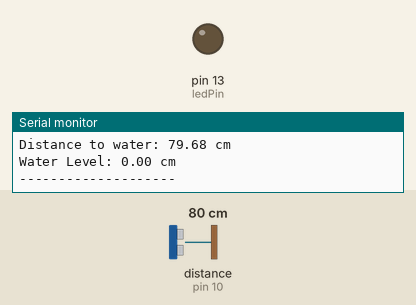
This sketch was run on a simulated Arduino Uno, built with avr-gcc and run on an emulated ATmega328P. Shown: output pins drawn as LEDs (lit = HIGH), the last lines printed to the serial monitor. Wiring (inferred from the names in the program): ultrasonic range finder: trigger pin 9; echo pin 10. The inputs (shaded band) are chosen by the test bench; at power-on: distance to the obstacle (sensor on pin 10) 80 cm. The echo pulse lasts 58.3 µs per cm; pins used as bus, display or sensor lines are not drawn.

Above: at 1.8 s.
1.9 s: distance to the obstacle (sensor on pin 10) set to 7 cm
3.4 s: distance to the obstacle (sensor on pin 10) set to 4 cm
At 4.7 s:
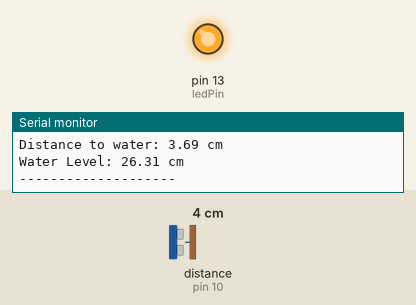
5.5 s: distance to the obstacle (sensor on pin 10) set to 9 cm
At 6.9 s:
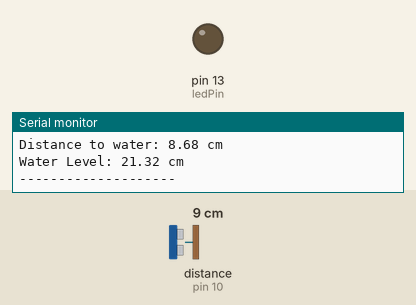
7.5 s: distance to the obstacle (sensor on pin 10) set to 2 cm
At 9.1 s:
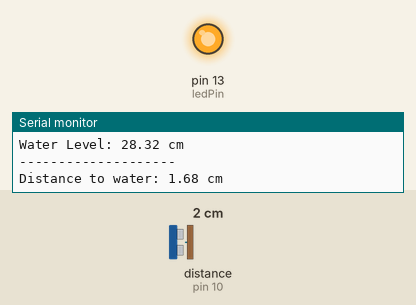
Timing chart, 0 to 10.5 s (numbered marks = the images above; inputs shaded):
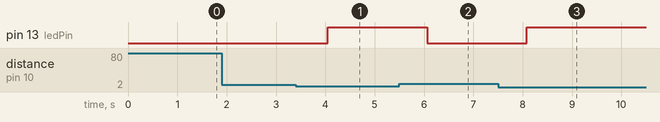

Measured:
- the behaviour switches between 6 and 5 cm on distance to the obstacle (sensor on pin 10) (found by bisection; images 0 and 1)
- after the input at 3.4 s, pin 13 (ledPin): LOW → HIGH after 0.65 s
- after the input at 5.5 s, pin 13 (ledPin): HIGH → LOW after 0.57 s
- after the input at 7.5 s, pin 13 (ledPin): LOW → HIGH after 0.58 s

The sketch:

Water_level_detection.ino
```cpp
const int trigPin = 9;
const int echoPin = 10;
const int ledPin = 13;
const float tankHeight = 30.0;

void setup()
{
  pinMode(trigPin, OUTPUT);
  pinMode(echoPin, INPUT);
  pinMode(ledPin, OUTPUT);

  Serial.begin(9600);
}

void loop()
{
  long duration;
  float distance;
  float waterLevel;


  digitalWrite(trigPin, LOW);
  delayMicroseconds(2);

  digitalWrite(trigPin, HIGH);
  delayMicroseconds(10);
  digitalWrite(trigPin, LOW);


  duration = pulseIn(echoPin, HIGH);


  distance = duration * 0.0343 / 2;

  waterLevel = tankHeight - distance;

  if (waterLevel < 0)
  {
    waterLevel = 0;
  }

  if (waterLevel > tankHeight)
  {
    waterLevel = tankHeight;
  }


  Serial.print("Distance to water: ");
  Serial.print(distance);
  Serial.println(" cm");

  Serial.print("Water Level: ");
  Serial.print(waterLevel);
  Serial.println(" cm");

  if (waterLevel >= 25)
  {
    digitalWrite(ledPin, HIGH);
  }
  else
  {
    digitalWrite(ledPin, LOW);
  }

  Serial.println("--------------------");

  delay(1000);
}
```
